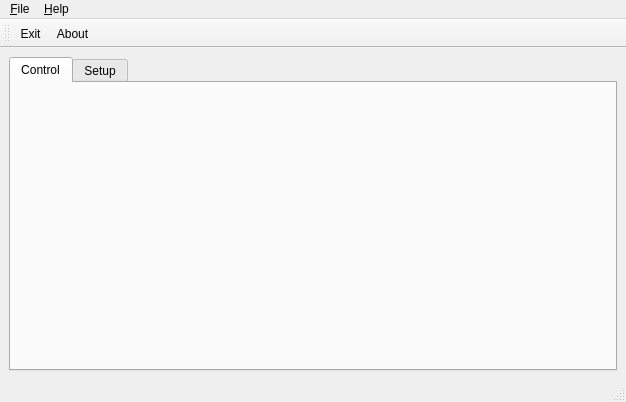
<?xml version="1.0" encoding="UTF-8"?>
<ui version="4.0">
 <class>MainWindow</class>
 <widget class="QMainWindow" name="MainWindow">
  <property name="geometry">
   <rect>
    <x>0</x>
    <y>0</y>
    <width>626</width>
    <height>402</height>
   </rect>
  </property>
  <property name="windowTitle">
   <string>MainWindow Custom Name</string>
  </property>
  <property name="windowIcon">
   <iconset>
    <normaloff>:/root/images/Dr. Stone/vlcsnap-2020-01-07-02h16m49s017.png</normaloff>:/root/images/Dr. Stone/vlcsnap-2020-01-07-02h16m49s017.png</iconset>
  </property>
  <widget class="QWidget" name="centralwidget">
   <layout class="QHBoxLayout" name="horizontalLayout">
    <item>
     <widget class="QTabWidget" name="tabMain">
      <property name="currentIndex">
       <number>0</number>
      </property>
      <widget class="QWidget" name="tabControl">
       <attribute name="title">
        <string>Control</string>
       </attribute>
       <layout class="QVBoxLayout" name="verticalLayout_3">
        <item>
         <layout class="QVBoxLayout" name="loControlTab"/>
        </item>
       </layout>
      </widget>
      <widget class="QWidget" name="tabSetup">
       <attribute name="title">
        <string>Setup</string>
       </attribute>
       <layout class="QVBoxLayout" name="verticalLayout_2">
        <item>
         <layout class="QVBoxLayout" name="loSetupTab"/>
        </item>
       </layout>
      </widget>
     </widget>
    </item>
   </layout>
  </widget>
  <widget class="QMenuBar" name="menubar">
   <property name="geometry">
    <rect>
     <x>0</x>
     <y>0</y>
     <width>626</width>
     <height>21</height>
    </rect>
   </property>
   <widget class="QMenu" name="menuFile">
    <property name="title">
     <string>&amp;File</string>
    </property>
    <addaction name="action_Exit"/>
   </widget>
   <widget class="QMenu" name="menu_Help">
    <property name="title">
     <string>&amp;Help</string>
    </property>
    <addaction name="action_About"/>
   </widget>
   <addaction name="menuFile"/>
   <addaction name="menu_Help"/>
  </widget>
  <widget class="QStatusBar" name="statusbar"/>
  <widget class="QToolBar" name="toolBar">
   <property name="windowTitle">
    <string>toolBar</string>
   </property>
   <property name="toolButtonStyle">
    <enum>Qt::ToolButtonTextUnderIcon</enum>
   </property>
   <attribute name="toolBarArea">
    <enum>TopToolBarArea</enum>
   </attribute>
   <attribute name="toolBarBreak">
    <bool>false</bool>
   </attribute>
   <addaction name="action_Exit"/>
   <addaction name="action_About"/>
  </widget>
  <action name="action_Exit">
   <property name="icon">
    <iconset resource="../VfpResources.qrc">
     <normaloff>:/images/Icons/exit.png</normaloff>:/images/Icons/exit.png</iconset>
   </property>
   <property name="text">
    <string>&amp;Exit</string>
   </property>
  </action>
  <action name="action_About">
   <property name="icon">
    <iconset resource="../VfpResources.qrc">
     <normaloff>:/images/Icons/about.png</normaloff>:/images/Icons/about.png</iconset>
   </property>
   <property name="text">
    <string>&amp;About</string>
   </property>
  </action>
 </widget>
 <resources>
  <include location="../VfpResources.qrc"/>
 </resources>
 <connections/>
</ui>
